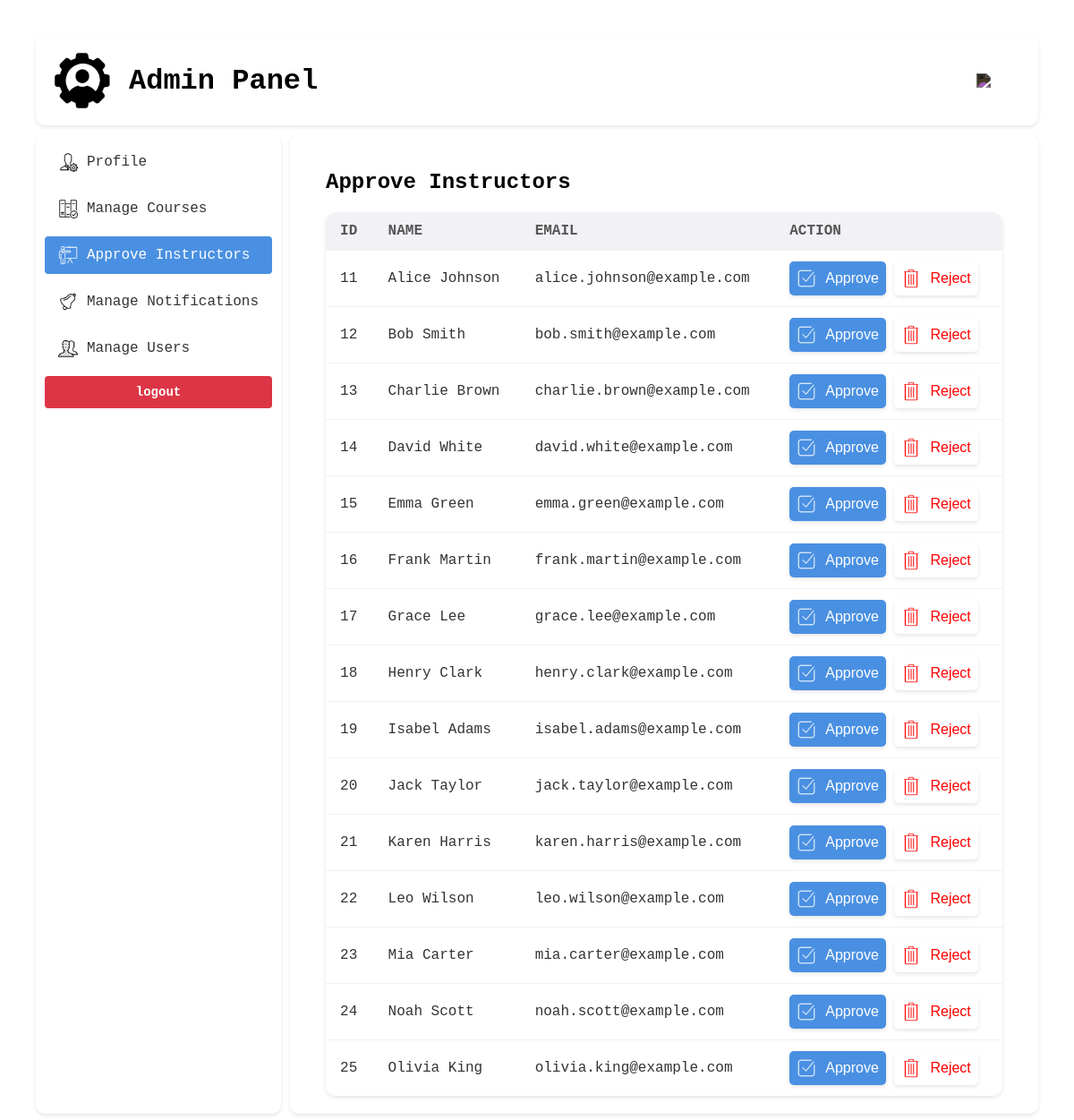
The app's page /view/admin/instructors.php (signed in) with its own data.
### tables this page shows
CREATE TABLE `instructor` (
  `instructor_id` int(11) NOT NULL,
  `full_name` varchar(255) NOT NULL,
  `email` varchar(255) NOT NULL,
  `pass` varchar(255) NOT NULL,
  `phone` varchar(20) DEFAULT NULL,
  `qualifications` text NOT NULL,
  `expertise` varchar(255) NOT NULL,
  `profile_picture` varchar(255) DEFAULT NULL,
  `teaching_experience` int(11) DEFAULT NULL,
  `institution` varchar(255) NOT NULL,
  `status` int(10) NOT NULL DEFAULT 0
);

### model/admin/Instructor.php (called while the page is built, shortened)
<?php
class Instructor {
    static function getUnapproved($offset = 0, $limit = 10) {
        $db = new db();
        $conn = $db->open();
        $unapproved_flag = 0;
        if ($limit) {
            $sql = "SELECT * FROM instructor WHERE status = $unapproved_flag LIMIT $offset, $limit";
        } else if ($offset) {
            $sql = "SELECT * FROM instructor WHERE status = $unapproved_flag OFFSET $offset";
        } else {
            $sql = "SELECT * FROM instructor WHERE status = $unapproved_flag";
        }
        $result = $conn->query($sql);
        if ($result->num_rows > 0) {
            return $result->fetch_all(MYSQLI_ASSOC);
        }
        return null;
    }
}

### view/admin/instructors.php (the view, shortened to what this page needs)
<!DOCTYPE html>
<html>
<head>
    <link rel='stylesheet' href='../../assets/css/admin/global.css'>
    <link rel='stylesheet' href='../../assets/css/admin/view-instructors.css'>
</head>
<body>
<div class="container">
    <?php include 'header.php'; ?>
    <?php include 'navigation.php' ?>
    <div>
    <h2>Approve Instructors</h2>
    <table>
        <tr>
            <th>ID</th>
            <th>Name</th>
            <th>Email</th>
            <th>Action</th>
        </tr>
        <?php
        include '../../model/admin/Instructor.php';
        $offset = 0;
        $limit = 20;
        $rows = Instructor::getUnapproved($offset, $limit);
        foreach ($rows as $row) {
            echo "<tr>
                    <td>" . $row['instructor_id'] . "</td>
                    <td>" . $row['full_name'] . "</td>
                    <td>" . $row['email'] . "</td>
                    <td>
                        <a class='link-button' id='approve-instructor' href='../../control/admin/approve_instructor.php?id=" . urlencode($row['instructor_id']) . "'><img src='../../assets/uploads/admin/approve.png'>Approve</a>
                        <a class='link-button' id='reject-instructor' href='../../control/admin/reject_instructor.php?id=" . urlencode($row['instructor_id']) . "'><img src='../../assets/uploads/admin/delete-red.png'>Reject</a>
                    </td>
                  </tr>";
        }
        ?>
    </table>
    </div>
</div>
</body>
</html>

### assets/css/admin/global.css (style rules this page uses)
* { font-family: 'Courier New', Tahoma, sans-serif; box-sizing: border-box; transition: all 0.2s ease; }
body { background: #ffffff; height: 100vh; margin: 0; }
.container { width: 100%; height: 100%; display: grid; grid-template-columns: max-content auto; grid-template-rows: 100px auto; grid-column-gap: 10px; grid-row-gap: 10px; padding: 40px; box-sizing: border-box; }
.container > div { width: 100%; grid-row-start: 2; grid-row-end: 4; padding: 20px 40px; box-shadow: 0 2px 4px rgba(0, 0, 0, 0.1); border-radius: 10px; overflow: auto; }
table { width: 100%; border-collapse: collapse; background-color: white; border-radius: 8px; box-shadow: 0 2px 4px rgba(0, 0, 0, 0.1); overflow: hidden; }
th, td { padding: 12px 16px; text-align: left; }
th { background-color: #f1f1f6; text-transform: uppercase; color: #555; }
td { background-color: #fff; border-top: 1px solid #f1f1f1; color: #333; }
table { border-radius: 12px; overflow: hidden; }
.link-button { font-family: Helvetica, sans-serif; display: inline-block; padding: 8px 8px; text-decoration: none; text-align: center; border-radius: 5px; box-shadow: 0 2px 4px rgba(0, 0, 0, 0.1); }

### assets/css/admin/view-instructors.css (style rules this page uses)
#approve-instructor { display: inline-flex; align-items: center; background: #4a90e2; color: white; }
#approve-instructor img { padding-right: 10px; width: 32px; }
#reject-instructor { color: red; display: inline-flex; align-items: center; }
#reject-instructor img { padding-right: 10px; width: 32px; }

### records on screen
instructor: instructor_id "11", full_name "Alice Johnson", email "alice.johnson@example.com"
instructor: instructor_id "12", full_name "Bob Smith", email "bob.smith@example.com"
instructor: instructor_id "13", full_name "Charlie Brown", email "charlie.brown@example.com"
instructor: instructor_id "14", full_name "David White", email "david.white@example.com"
instructor: instructor_id "15", full_name "Emma Green", email "emma.green@example.com"
instructor: instructor_id "16", full_name "Frank Martin", email "frank.martin@example.com"
instructor: instructor_id "17", full_name "Grace Lee", email "grace.lee@example.com"
instructor: instructor_id "18", full_name "Henry Clark", email "henry.clark@example.com"
instructor: instructor_id "19", full_name "Isabel Adams", email "isabel.adams@example.com"
instructor: instructor_id "20", full_name "Jack Taylor", email "jack.taylor@example.com"
instructor: instructor_id "21", full_name "Karen Harris", email "karen.harris@example.com"
instructor: instructor_id "22", full_name "Leo Wilson", email "leo.wilson@example.com"
instructor: instructor_id "23", full_name "Mia Carter", email "mia.carter@example.com"
instructor: instructor_id "24", full_name "Noah Scott", email "noah.scott@example.com"
instructor: instructor_id "25", full_name "Olivia King", email "olivia.king@example.com"
